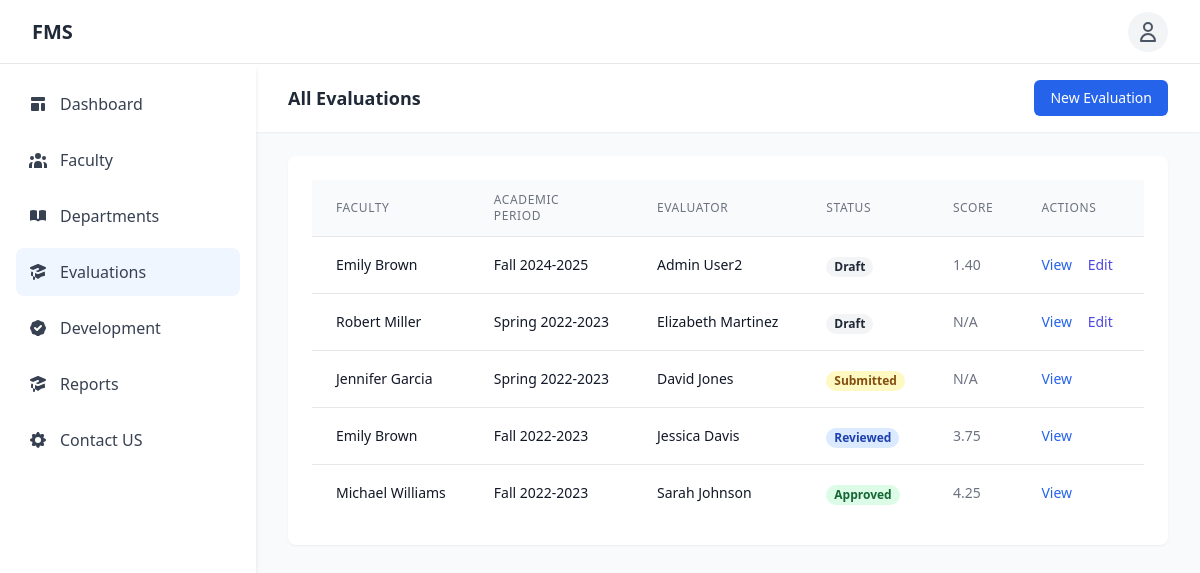
/evaluations.php (signed in), run on the app's committed database.
### tables this page shows
CREATE TABLE `evaluations` (
  `evaluation_id` int(11) NOT NULL,
  `faculty_id` int(11) NOT NULL,
  `evaluator_id` int(11) NOT NULL,
  `academic_year` varchar(9) NOT NULL,
  `semester` enum('fall','spring','summer') NOT NULL,
  `status` enum('draft','submitted','reviewed','approved') DEFAULT 'draft',
  `overall_score` decimal(5,2) DEFAULT NULL,
  `comments` text DEFAULT NULL,
  `created_at` timestamp NOT NULL DEFAULT current_timestamp(),
  `submitted_at` datetime DEFAULT NULL,
  `reviewed_at` datetime DEFAULT NULL,
  `approved_at` datetime DEFAULT NULL
);

### includes/data_access.php (called while the page is built, shortened)
<?php
function getEvaluations($facultyId = null, $status = null)
{
    global $pdo;
    try {
        $sql = "
            SELECT e.*,
                  CONCAT(fu.first_name, ' ', fu.last_name) as faculty_name,
                  CONCAT(eu.first_name, ' ', eu.last_name) as evaluator_name,
                  d.name as department_name
            FROM evaluations e
            JOIN faculty f ON e.faculty_id = f.faculty_id
            JOIN users fu ON f.faculty_id = fu.user_id
            JOIN users eu ON e.evaluator_id = eu.user_id
            JOIN departments d ON f.department_id = d.department_id
        ";
        $params = [];
        $sql .= " ORDER BY e.created_at DESC";
        $stmt = $pdo->prepare($sql);
        $stmt->execute($params);
        return $stmt->fetchAll(PDO::FETCH_ASSOC);
    } catch (PDOException $e) {
        error_log("Database error in getEvaluations: " . $e->getMessage());
        return [];
    }
}
?>

### evaluations.php (the view, shortened to what this page needs)
<?php
require_once 'includes/config.php';
require_once 'includes/data_access.php';
$faculty_id = isset($_GET['faculty_id']) ? (int) $_GET['faculty_id'] : null;
$evaluations = getEvaluations($faculty_id);
$faculty_name = "";
include 'includes/header.php';
include 'includes/sidebar.php';
?>
<div class="flex-1 sm:ml-64">
    <header class="bg-white shadow-sm">
        <div class="max-w-7xl mx-auto px-4 py-4 sm:px-6 lg:px-8 flex justify-between items-center">
            <h2 class="text-lg font-semibold text-gray-800">
                <?php echo $faculty_id ? "Evaluations for " . htmlspecialchars($faculty_name) : "All Evaluations"; ?>
            </h2>
            <a href="evaluation_create.php<?php echo $faculty_id ? "?faculty_id={$faculty_id}" : ""; ?>"
                class="bg-blue-600 text-white px-4 py-2 rounded-md text-sm font-medium hover:bg-blue-700">
                New Evaluation
            </a>
        </div>
    </header>
    <main class="max-w-7xl mx-auto px-4 py-6 sm:px-6 lg:px-8">
        <div class="bg-white overflow-hidden shadow-sm rounded-lg">
            <div class="p-6">
                <div class="overflow-x-auto">
                    <table class="min-w-full divide-y divide-gray-200">
                        <thead class="bg-gray-50">
                            <tr>
                                <?php if (!$faculty_id): ?>
                                    <th scope="col"
                                        class="px-6 py-3 text-left text-xs font-medium text-gray-500 uppercase tracking-wider">
                                        Faculty
                                    </th>
                                <?php endif; ?>
                                <th scope="col"
                                    class="px-6 py-3 text-left text-xs font-medium text-gray-500 uppercase tracking-wider">
                                    Academic Period
                                </th>
                                <th scope="col"
                                    class="px-6 py-3 text-left text-xs font-medium text-gray-500 uppercase tracking-wider">
                                    Evaluator
                                </th>
                                <th scope="col"
                                    class="px-6 py-3 text-left text-xs font-medium text-gray-500 uppercase tracking-wider">
                                    Status
                                </th>
                                <th scope="col"
                                    class="px-6 py-3 text-left text-xs font-medium text-gray-500 uppercase tracking-wider">
                                    Score
                                </th>
                                <th scope="col"
                                    class="px-6 py-3 text-left text-xs font-medium text-gray-500 uppercase tracking-wider">
                                    Actions
                                </th>
                            </tr>
                        </thead>
                        <tbody class="bg-white divide-y divide-gray-200">
                            <?php if (empty($evaluations)): ?>
                                <tr>
                                    <td colspan="<?php echo $faculty_id ? '5' : '6'; ?>"
                                        class="px-6 py-4 text-center text-gray-500">
                                        No evaluations found.
                                        <a href="evaluation_create.php<?php echo $faculty_id ? "?faculty_id={$faculty_id}" : ""; ?>"
                                            class="text-blue-600 hover:underline">
                                            Create new evaluation
                                        </a>.
                                    </td>
                                </tr>
                            <?php else: ?>
                                <?php foreach ($evaluations as $eval): ?>
                                    <tr>
                                        <?php if (!$faculty_id): ?>
                                            <td class="px-6 py-4 whitespace-nowrap">
                                                <div class="text-sm font-medium text-gray-900">
                                                    <?php echo htmlspecialchars($eval['faculty_name']); ?>
                                                </div>
                                            </td>
                                        <?php endif; ?>
                                        <td class="px-6 py-4 whitespace-nowrap">
                                            <div class="text-sm text-gray-900">
                                                <?php echo ucfirst(htmlspecialchars($eval['semester'])) . ' ' . htmlspecialchars($eval['academic_year']); ?>
                                            </div>
                                        </td>
                                        <td class="px-6 py-4 whitespace-nowrap">
                                            <div class="text-sm text-gray-900">
                                                <?php echo htmlspecialchars($eval['evaluator_name']); ?>
                                            </div>
                                        </td>
                                        <td class="px-6 py-4 whitespace-nowrap">
                                            <?php
                                            $statusColors = [
                                                'draft' => 'gray',
                                                'submitted' => 'yellow',
                                                'reviewed' => 'blue',
                                                'approved' => 'green'
                                            ];
                                            $color = $statusColors[$eval['status']] ?? 'gray';
                                            ?>
                                            <span
                                                class="px-2 inline-flex text-xs leading-5 font-semibold rounded-full bg-<?php echo $color; ?>-100 text-<?php echo $color; ?>-800">
                                                <?php echo ucfirst(htmlspecialchars($eval['status'])); ?>
                                            </span>
                                        </td>
                                        <td class="px-6 py-4 whitespace-nowrap text-sm text-gray-500">
                                            <?php
                                            if ($eval['overall_score'] !== null) {
                                                echo number_format($eval['overall_score'], 2);
                                            } else {
                                                echo 'N/A';
                                            }
                                            ?>
                                        </td>
                                        <td class="px-6 py-4 whitespace-nowrap text-sm font-medium">
                                            <a href="evaluation_view.php?id=<?php echo $eval['evaluation_id']; ?>"
                                                class="text-blue-600 hover:text-blue-900 mr-3">View</a>
                                            <?php if ($eval['status'] === 'draft'): ?>
                                                <a href="evaluation_edit.php?id=<?php echo $eval['evaluation_id']; ?>"
                                                    class="text-indigo-600 hover:text-indigo-900 mr-3">Edit</a>
                                            <?php endif; ?>
                                        </td>
                                    </tr>
                                <?php endforeach; ?>
                            <?php endif; ?>
                        </tbody>
                    </table>
                </div>
            </div>
        </div>
    </main>
</div>
<?php include 'includes/footer.php'; ?>

### includes/header.php (style rules this page uses)
body { padding-top: 4rem; }

### data on the page
evaluations: faculty_name "Emily Brown", semester "Fall", academic_year "2024-2025", evaluator_name "Admin User2", status "Draft", overall_score "1.40"
evaluations: faculty_name "Robert Miller", semester "Spring", academic_year "2022-2023", evaluator_name "Elizabeth Martinez", status "Draft", shows "N/A"
evaluations: faculty_name "Jennifer Garcia", semester "Spring", academic_year "2022-2023", evaluator_name "David Jones", status "Submitted", shows "N/A"
evaluations: faculty_name "Emily Brown", semester "Fall", academic_year "2022-2023", evaluator_name "Jessica Davis", status "Reviewed", overall_score "3.75"
evaluations: faculty_name "Michael Williams", semester "Fall", academic_year "2022-2023", evaluator_name "Sarah Johnson", status "Approved", overall_score "4.25"
